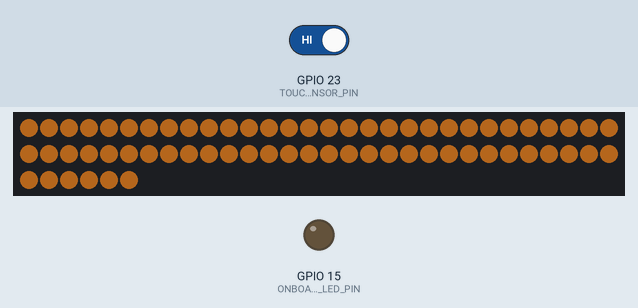
A sketch run on a simulated ESP32. Shown: 66 RGB LEDs in strip order, left to right, continuing on the next row, output pins drawn as LEDs (lit = HIGH). Inputs (shaded band) come from the test bench; at power-on: GPIO 23 (TOUCH_SENSOR_PIN) HIGH. Dim RGB values are drawn brighter than linear; WiFi joins after 1.5 s; servers stay silent unless stated.

Above: at 1.6 s.
Timing chart, 0 to 3.1 s (numbered marks = the images above):
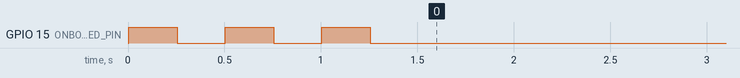

The sketch:

monitor_lamp.ino
```cpp
/*
    Behind-monitor lamp with the following features:

    - touch sensor for cycling through pre-programmed light settings
    - OTA updates
    - set RGB levels via HTTP: GET/POST wozmon.local/led?r=10&g=20&b=30
*/

#include <Adafruit_NeoPixel.h>
#include <ArduinoOTA.h>
#include <ESPmDNS.h>
#include <WiFi.h>


// -----------------------------------------------------------
// config
const char* WIFI_SSID   = "yourssid";
const char* WIFI_PASS   = "yourpassword";
const char* MDNS_NAME   = "wozmon";
const uint  ONBOARD_LED_PIN = 15;
const uint  TOUCH_SENSOR_PIN = 23;
const uint  NEOPX_PIN = 16;
const uint  NEOPX_NUM_PIXELS = 66;
const uint  NEOPX_MAX_BRIGHTNESS = 255;
// 46cm * 9A/m = 4.14A max
// 13 LEDS per 9cm (144.4 per meter)
// 66LEDs @ 60mA max each = max 3.98 A
// my supply is 5V 3A
// assuming current is linear with brightness, max brightness = 3/4 * 255 = 191
// RGB all 220 draws ~15W total
// R=255, GB=0: 6.5W
// G=255, RB=0: 6.5W
// B=255, RG=0: 6.3W

// -----------------------------------------------------------
// mem
WiFiServer server(80);
Adafruit_NeoPixel NeoPixel(NEOPX_NUM_PIXELS, NEOPX_PIN, NEO_GRB + NEO_KHZ800);
int neoPx_r = 0;
int neoPx_g = 0;
int neoPx_b = 0;
// warm white, various brightness
const int COLOR_PRESETS[][3] = {
    {0, 0, 0},
    {64, 36, 10},
    {128, 73, 20},
    {192, 109, 30},
    {255, 147, 41}
};
int neoPx_presetIdx = 0;
const int NUM_COLOR_PRESETS = sizeof(COLOR_PRESETS) / sizeof(COLOR_PRESETS[0]);
int prevTouchSensorVal = 0;
String httpRequest = "";


// -----------------------------------------------------------
// funcs
void ledOn() {
    digitalWrite(ONBOARD_LED_PIN, HIGH);
}

void ledOff() {
    digitalWrite(ONBOARD_LED_PIN, LOW);
}

int clampNeoPxVal(int newVal) {
    if (newVal < 0) {
        return 0;
    } else if (newVal > NEOPX_MAX_BRIGHTNESS) {
        return NEOPX_MAX_BRIGHTNESS;
    } else {
        return newVal;
    }
}

void setAllNeoPixels(int r, int g, int b) {
    neoPx_r = clampNeoPxVal(r);
    neoPx_g = clampNeoPxVal(g);
    neoPx_b = clampNeoPxVal(b);
}

void setNeoPixelsToPreset(int preset) {
    if (preset < 0 || preset >= NUM_COLOR_PRESETS)
        return;

    int r = COLOR_PRESETS[preset][0];
    int g = COLOR_PRESETS[preset][1];
    int b = COLOR_PRESETS[preset][2];

    setAllNeoPixels(r, g, b);
}

// parse r,g,b from a request like $host/led?r=10&g=20&b=30
// returns true if successfully parsed
bool parseHttpRgb(const char *request, int *r, int *g, int *b) {
    const char *start = strstr(request, "/led?");
    if (!start) {
        return false;
    }

    const char *r_pos = strstr(start, "r=");
    const char *g_pos = strstr(start, "g=");
    const char *b_pos = strstr(start, "b=");

    if (r_pos && sscanf(r_pos, "r=%d", r) != 1) return false;
    if (g_pos && sscanf(g_pos, "g=%d", g) != 1) return false;
    if (b_pos && sscanf(b_pos, "b=%d", b) != 1) return false;

    return (r_pos && g_pos && b_pos);
}

void handleHttpRgbRequest(const char *request) {
    int r = -1, g = -1, b = -1;
    if (parseHttpRgb(request, &r, &g, &b)) {
        setAllNeoPixels(r, g, b);
    }
}

void handleHttpRequest() {
    WiFiClient client = server.accept();

    if (client) {
        httpRequest = client.readStringUntil('\r');
        handleHttpRgbRequest(httpRequest.c_str());
        client.clear();
        client.print("HTTP/1.1 200 OK");
    }
}

void neoPxUpdate() {
    for (int pixel = 0; pixel < NEOPX_NUM_PIXELS; pixel++) {
        NeoPixel.setPixelColor(pixel, NeoPixel.Color(neoPx_r, neoPx_g, neoPx_b));
    }
    NeoPixel.show();
}

void handleTouchSensor() {
    int val = digitalRead(TOUCH_SENSOR_PIN);
    if (val == 1 && prevTouchSensorVal == 0) {
        neoPx_presetIdx = ++neoPx_presetIdx % NUM_COLOR_PRESETS;
        setNeoPixelsToPreset(neoPx_presetIdx);
    }
    prevTouchSensorVal = val;
}


// -----------------------------------------------------------
// setup
void setupOnboardLed() {
    pinMode(ONBOARD_LED_PIN, OUTPUT);
}

void setupNeoPixels() {
    NeoPixel.begin();
    setAllNeoPixels(0, 0, 0);
    neoPxUpdate();
}

void setupTouchSensor() {
    pinMode(TOUCH_SENSOR_PIN, INPUT_PULLUP);
}

void connectWifi() {
    WiFi.mode(WIFI_STA);
    WiFi.begin(WIFI_SSID, WIFI_PASS);

    while (WiFi.status() != WL_CONNECTED)
    {
        ledOn();
        delay(250);
        ledOff();
        delay(250);
    }

    ledOff();
}

void setup() {
    setupOnboardLed();
    setupTouchSensor();
    setupNeoPixels();
    connectWifi();

    ArduinoOTA.begin();
    MDNS.begin(MDNS_NAME);
    server.begin();
}


// -----------------------------------------------------------
// go
void loop() {
    ArduinoOTA.handle();
    handleHttpRequest();
    handleTouchSensor();
    neoPxUpdate();
    delay(10);
}
```
